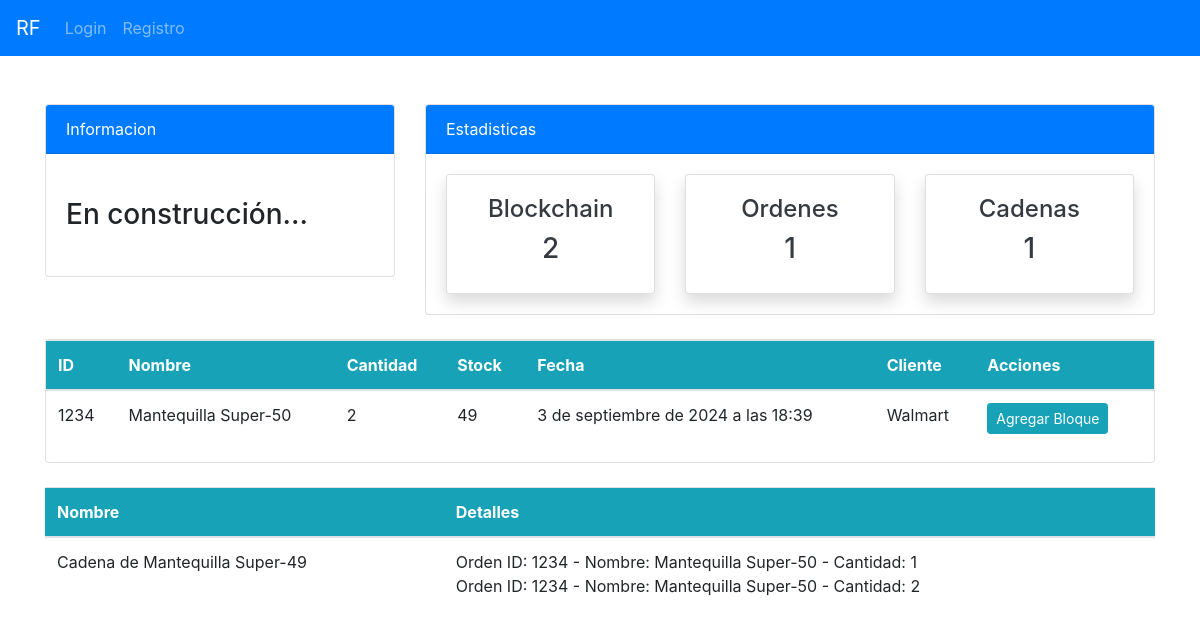
The app's page /blockchain/bloques/, older data.
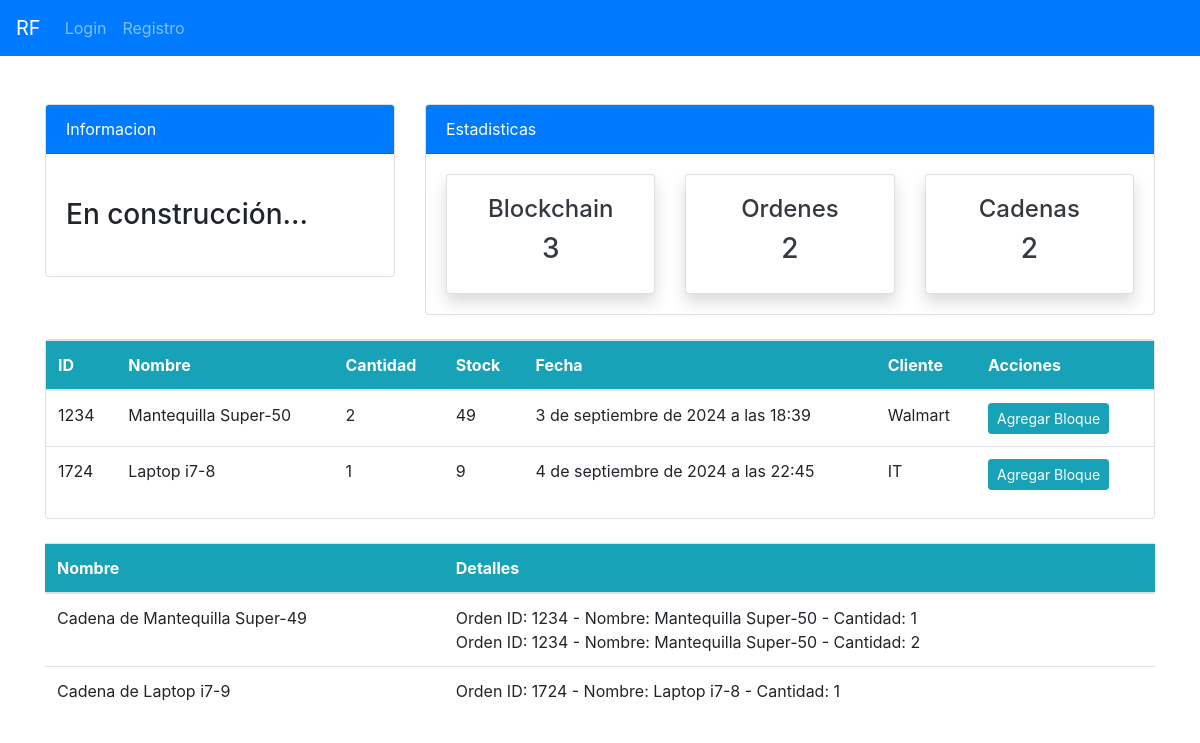
The same page, newer data.
### blockchain/models.py (models this page shows, shortened)
class Block(models.Model):
    cadena = models.ForeignKey(Cadena, on_delete=models.CASCADE, related_name='bloques', null=True, blank=True)
    orden_id  = models.CharField(max_length=100)
    nombre = models.ForeignKey(Product, on_delete=models.CASCADE)
    cantidad = models.IntegerField()
    stock = models.IntegerField()
    fecha = models.DateTimeField(default=timezone.now)  # Se añade automáticamente la fecha y hora actuales
    cliente = models.CharField(max_length=255) #se añade cliente que pide orden
    hash = models.CharField(max_length=64)
    prev_hash = models.CharField(max_length=64)
    timestamp = models.DateTimeField(auto_now_add=True)
    completado = models.BooleanField(default=False)

class Cadena(models.Model):
    nombre = models.CharField(max_length=255)
    descripcion = models.TextField(blank=True, null=True)

### api/models.py (models this page shows)
class Product(models.Model):
    name = models.CharField(max_length=100, null=True)
    quantity = models.PositiveIntegerField(null=True)
    category = models.CharField(max_length=50, choices=CATEGORY, null=True)
    def __str__(self):
        return f'{self.name}-{self.quantity}'

### blockchain/views.py (the view, shortened to what this page needs)
# urls.py: path('bloques/', views.lista_bloques, name='blockchain-bloques'),
def lista_bloques(request):
    block_count = Block.objects.all().count()
    cadena_count = Cadena.objects.all().count()
    blocks = Block.objects.filter(completado=False) #muestra bloques que no están completados
    cadenas = Cadena.objects.all()  # Obtén todas las cadenas
    context = {
        'blocks': blocks,
        'cadenas': cadenas,
        'block_count':block_count,
        'cadena_count':cadena_count,
    }
    return render(request, 'blockchain/bloques.html', context)

### templates/blockchain/bloques.html (shortened to what this page needs)
{% extends 'partials/base.html' %}
{% block content %}
{% include 'blockchain/top_nav_block.html' %}
<div class="container mt-4">
    <div class="card">
<div class="block-container">
    {% if blocks %}
    <table class="table bg-white">
        <thead class="bg-info text-white">
            <tr>
                <th>ID</th>
                <th>Nombre</th>
                <th>Cantidad</th>
                <th>Stock</th>
                <th>Fecha</th>
                <th>Cliente</th>
                <th>Acciones</th>
            </tr>
        </thead>
        <tbody>
            {% for block in blocks %}
                <tr>
                    <td>{{ block.orden_id }}</td>
                    <td>{{ block.nombre }}</td>
                    <td>{{ block.cantidad }}</td>
                    <td>{{ block.stock }}</td>
                    <td>{{ block.fecha }}</td>
                    <td>{{ block.cliente }}</td>
                    <td>
                        <a class="btn btn-info btn-sm mr-2"
                            href="{% url 'blockchain-cadena' block.orden_id %}">Agregar Bloque</a>
                    </td>
                </tr>
            {% endfor %}
        </tbody>
    </table>
{% else %}
    <p>No se encontraron bloques.</p>
{% endif %}
</div>
</div>
<br>
<div class="block-container">
    <table class="table bg-white">
        <thead class="bg-info text-white">
            <tr>
                <th>Nombre</th>
                <th>Detalles</th>
            </tr>
        </thead>
        <tbody>
            {% for cadena in cadenas %}
            <tr>
                <td>{{ cadena.nombre }}</td>
                <td>
                    {% for block in cadena.bloques.all %}
                        <div>Orden ID: {{ block.orden_id }} - Nombre: {{ block.nombre }} - Cantidad: {{ block.cantidad }}</div>
                    {% endfor %}
                </td>
            </tr>
            {% endfor %}
        </tbody>
    </table>
</div>
{% endblock %}

Row changes from the older to the newer data that the page shows:
added Block: orden_id "1724", nombre "Laptop i7-8", cantidad "1", stock "9", fecha "4 de septiembre de 2024 a las 22:45", cliente "IT"
added Cadena: nombre "Cadena de Laptop i7-9"
Text that changed along with them:
{{ block_count }}: "2" → "3"
{{ cadena_count }}: "1" → "2"
